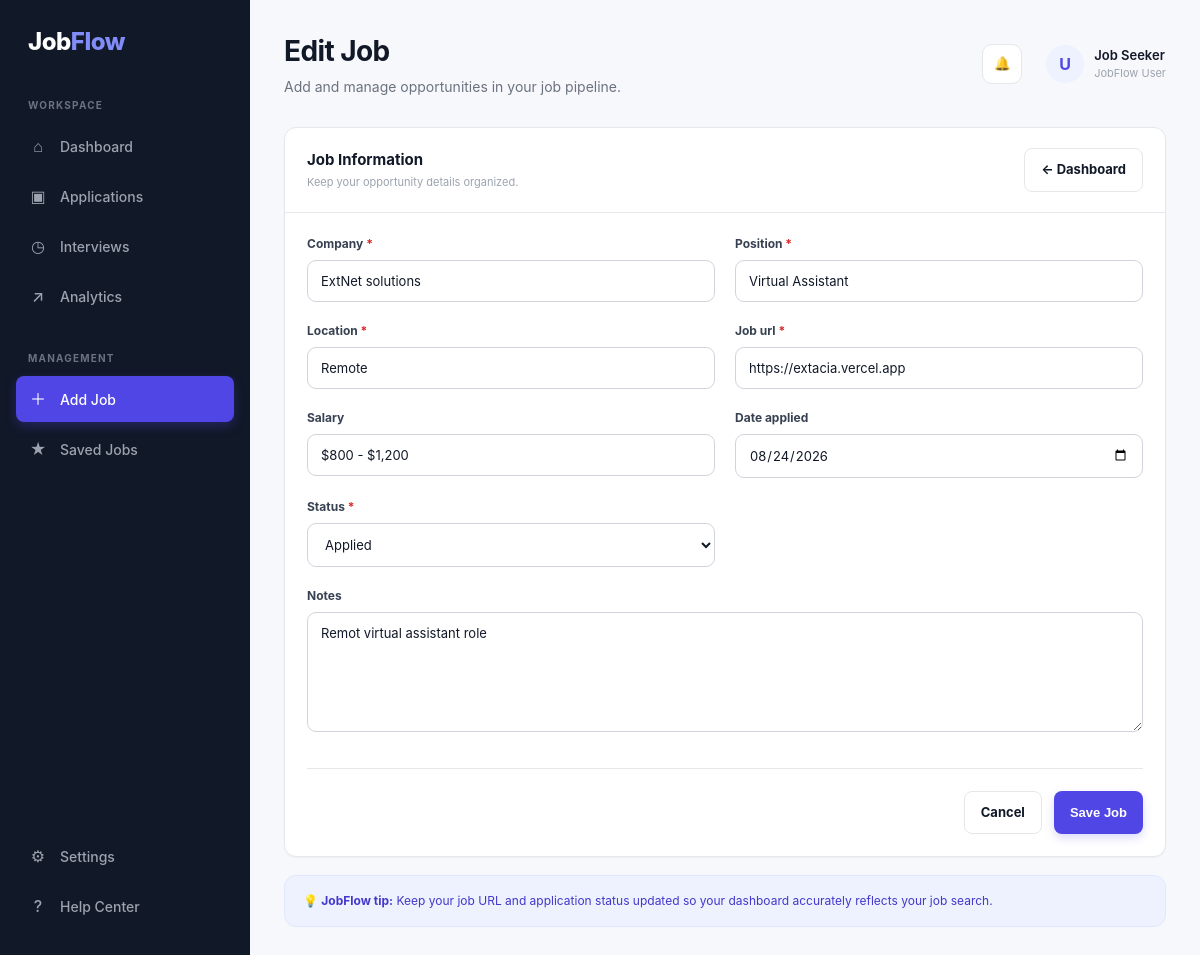
The page /jobs/2/edit/ on the database its author committed.
### jobs/models.py (models this page shows, shortened)
class Job(models.Model):
    STATUS_CHOICES = [
        ('saved', 'Saved'),
        ('applied', 'Applied'),
        ('screening', 'Screening'),
        ('interview', 'Interview'),
        ('offer', 'Offer'),
        ('rejected', 'Rejected'),
    ]
    company = models.CharField(max_length=200)
    position = models.CharField(max_length=200)
    location = models.CharField(max_length=200)
    job_url = models.URLField()
    salary = models.CharField(max_length=100, blank=True)
    date_applied = models.DateField(null=True, blank=True)
    status = models.CharField(
        max_length=20,
        choices=STATUS_CHOICES,
        default='saved'
    )
    notes = models.TextField(blank=True)
    created_at = models.DateTimeField(auto_now_add=True)

### jobs/views.py (the view)
def edit_job(request, job_id):
    job = get_object_or_404(Job, id=job_id)
    if request.method == 'POST':
        form = JobForm(request.POST, instance=job)
        if form.is_valid():
            form.save()
            return redirect('job_detail', job_id=job.id)
    else:
        form = JobForm(instance=job)
    return render(request, 'jobs/job_form.html', {
        'form': form,
        'page_title': 'Edit Job',
    })

### jobs/forms.py
class JobForm(forms.ModelForm):
    class Meta:
        model = Job
        fields = [
            'company',
            'position',
            'location',
            'job_url',
            'salary',
            'date_applied',
            'status',
            'notes',
        ]
        widgets = {
            'company': forms.TextInput(attrs={
                'placeholder': 'e.g. Microsoft'
            }),
            'position': forms.TextInput(attrs={
                'placeholder': 'e.g. Virtual Assistant'
            }),
            'location': forms.TextInput(attrs={
                'placeholder': 'e.g. Remote'
            }),
            'job_url': forms.URLInput(attrs={
                'placeholder': 'https://example.com/job'
            }),
            'salary': forms.TextInput(attrs={
                'placeholder': 'e.g. $800 - $1,200'
            }),
            'date_applied': forms.DateInput(
                attrs={'type': 'date'}
            ),
            'notes': forms.Textarea(attrs={
                'placeholder': 'Add notes about this job...',
                'rows': 4
            }),
        }

### jobs/templates/jobs/job_form.html (shortened to what this page needs)
{% load static %}
<!DOCTYPE html>
<html lang="en">
<head>
    <link
        rel="stylesheet"
        href="{% static 'css/jobflow.css' %}"
    >
</head>
<body>
<div class="jobflow-layout">
    <aside class="jobflow-sidebar">
        <div class="jobflow-logo">
            Job<span>Flow</span>
        </div>
        <div class="sidebar-section">
            <div class="sidebar-title">
                Workspace
            </div>
            <a
                href="{% url 'dashboard' %}"
                class="sidebar-link"
            >
                <span class="sidebar-icon">⌂</span>
                <span>Dashboard</span>
            </a>
            <a href="#" class="sidebar-link">
                <span class="sidebar-icon">▣</span>
                <span>Applications</span>
            </a>
            <a href="#" class="sidebar-link">
                <span class="sidebar-icon">◷</span>
                <span>Interviews</span>
            </a>
            <a href="#" class="sidebar-link">
                <span class="sidebar-icon">↗</span>
                <span>Analytics</span>
            </a>
        </div>
        <div class="sidebar-section">
            <div class="sidebar-title">
                Management
            </div>
            <a
                href="{% url 'add_job' %}"
                class="sidebar-link active"
            >
                <span class="sidebar-icon">＋</span>
                <span>Add Job</span>
            </a>
            <a href="#" class="sidebar-link">
                <span class="sidebar-icon">★</span>
                <span>Saved Jobs</span>
            </a>
        </div>
        <div class="sidebar-bottom">
            <a href="#" class="sidebar-link">
                <span class="sidebar-icon">⚙</span>
                <span>Settings</span>
            </a>
            <a href="#" class="sidebar-link">
                <span class="sidebar-icon">?</span>
                <span>Help Center</span>
            </a>
        </div>
    </aside>
    <main class="jobflow-main">
        <div class="jobflow-topbar">
            <div class="page-title">
                <h1>
                    {{ page_title }}
                </h1>
                <p>
                    Add and manage opportunities in your job pipeline.
                </p>
            </div>
            <div class="topbar-actions">
                <button class="icon-button">
                    🔔
                </button>
                <div class="profile">
                    <div class="profile-avatar">
                        U
                    </div>
                    <div>
                        <div class="profile-name">
                            Job Seeker
                        </div>
                        <div class="profile-role">
                            JobFlow User
                        </div>
                    </div>
                </div>
            </div>
        </div>
        <div
            style="
            max-width: 900px;
            margin: 0 auto;
            "
        >
            <div class="panel">
                <div class="panel-header">
                    <div>
                        <div class="panel-title">
                            Job Information
                        </div>
                        <div class="panel-subtitle">
                            Keep your opportunity details organized.
                        </div>
                    </div>
                    <a
                        href="{% url 'dashboard' %}"
                        class="btn btn-secondary"
                    >
                        ← Dashboard
                    </a>
                </div>
                <div class="panel-body">
                    <form method="POST">
                        <div
                            style="
                            display:grid;
                            grid-template-columns:1fr 1fr;
                            gap:20px;
                            "
                        >
                            {% for field in form %}
                            <div
                                style="
                                {% if field.name == 'notes' %}
                                grid-column:1 / -1;
                                {% endif %}
                                "
                            >
                                <label
                                    for="{{ field.id_for_label }}"
                                    style="
                                    display:block;
                                    font-size:12px;
                                    font-weight:700;
                                    margin-bottom:7px;
                                    color:#374151;
                                    "
                                >
                                    {{ field.label }}
                                    {% if field.field.required %}
                                        <span style="color:#dc2626;">
                                            *
                                        </span>
                                    {% endif %}
                                </label>
                                {{ field }}
                            </div>
                            {% endfor %}
                        </div>
                        <div
                            style="
                            display:flex;
                            justify-content:flex-end;
                            gap:12px;
                            margin-top:30px;
                            padding-top:22px;
                            border-top:1px solid #e5e7eb;
                            "
                        >
                            <a
                                href="{% url 'dashboard' %}"
                                class="btn btn-secondary"
                            >
                                Cancel
                            </a>
                            <button
                                type="submit"
                                class="btn btn-primary"
                            >
                                Save Job
                            </button>
                        </div>
                    </form>
                </div>
            </div>
            <div
                style="
                margin-top:18px;
                padding:16px 18px;
                background:#eef2ff;
                border:1px solid #e0e7ff;
                border-radius:12px;
                color:#4338ca;
                font-size:12px;
                "
            >
                💡 <strong>JobFlow tip:</strong>
                Keep your job URL and application status updated so
                your dashboard accurately reflects your job search.
            </div>
        </div>
    </main>
</div>
</body>
</html>

### static/css/jobflow.css (style rules this page uses)
:root { --primary: #4f46e5; --primary-dark: #3730a3; --primary-light: #eef2ff; --navy: #111827; --navy-light: #1f2937; --background: #f7f8fc; --surface: #ffffff; --text-primary: #111827; --text-secondary: #6b7280; --text-muted: #9ca3af; --border: #e5e7eb; --success: #16a34a; --success-light: #dcfce7; --warning: #d97706; --warning-light: #fef3c7; --danger: #dc2626; --danger-light: #fee2e2; --info: #2563eb; --info-light: #dbeafe; --shadow-sm: 0 1px 2px rgba(0, 0, 0, 0.04); --shadow: 0 4px 15px rgba(0, 0, 0, 0.05); --shadow-lg: 0 10px 30px rgba(0, 0, 0, 0.08); --radius-sm: 8px; --radius: 12px; --radius-lg: 16px; }
* { margin: 0; padding: 0; box-sizing: border-box; }
html { scroll-behavior: smooth; }
body { font-family: Inter, -apple-system, BlinkMacSystemFont, "Segoe UI", sans-serif; background: var(--background); color: var(--text-primary); line-height: 1.5; }
.jobflow-layout { display: flex; min-height: 100vh; }
.jobflow-sidebar { width: 250px; min-height: 100vh; background: var(--navy); color: white; display: flex; flex-direction: column; position: fixed; left: 0; top: 0; bottom: 0; padding: 24px 16px; z-index: 100; }
.jobflow-logo { padding: 0 12px; margin-bottom: 38px; font-size: 24px; font-weight: 800; letter-spacing: -0.5px; }
.jobflow-logo span { color: #818cf8; }
.sidebar-section { margin-bottom: 28px; }
.sidebar-title { color: #6b7280; font-size: 10px; font-weight: 700; text-transform: uppercase; letter-spacing: 1.2px; padding: 0 12px; margin-bottom: 10px; }
.sidebar-link { display: flex; align-items: center; gap: 12px; padding: 11px 12px; margin-bottom: 4px; border-radius: var(--radius-sm); color: #9ca3af; text-decoration: none; font-size: 14px; font-weight: 500; transition: background 0.2s ease, color 0.2s ease, transform 0.2s ease; }
.sidebar-link.active { background: var(--primary); color: white; box-shadow: 0 4px 12px rgba(79, 70, 229, 0.3); }
.sidebar-icon { width: 20px; text-align: center; font-size: 16px; }
.sidebar-bottom { margin-top: auto; }
.jobflow-main { margin-left: 250px; width: calc(100% - 250px); padding: 30px 34px; }
.jobflow-topbar { display: flex; justify-content: space-between; align-items: center; margin-bottom: 30px; }
.page-title h1 { font-size: 28px; font-weight: 750; letter-spacing: -0.6px; }
.page-title p { color: var(--text-secondary); font-size: 14px; margin-top: 4px; }
.topbar-actions { display: flex; align-items: center; gap: 14px; }
.icon-button { width: 40px; height: 40px; border: 1px solid var(--border); background: white; border-radius: 10px; display: flex; align-items: center; justify-content: center; cursor: pointer; color: var(--text-secondary); transition: 0.2s ease; }
.profile { display: flex; align-items: center; gap: 10px; padding-left: 10px; }
.profile-avatar { width: 38px; height: 38px; border-radius: 50%; background: var(--primary-light); color: var(--primary); display: flex; align-items: center; justify-content: center; font-weight: 700; }
.profile-name { font-size: 13px; font-weight: 600; }
.profile-role { color: var(--text-muted); font-size: 11px; }
.btn { display: inline-flex; align-items: center; justify-content: center; gap: 8px; border: none; border-radius: var(--radius-sm); padding: 11px 16px; font-size: 13px; font-weight: 650; text-decoration: none; cursor: pointer; transition: 0.2s ease; }
.btn-primary { background: var(--primary); color: white; box-shadow: 0 4px 10px rgba(79, 70, 229, 0.2); }
.btn-secondary { background: white; color: var(--text-primary); border: 1px solid var(--border); }
.panel { background: var(--surface); border: 1px solid var(--border); border-radius: var(--radius); box-shadow: var(--shadow-sm); overflow: hidden; }
.panel-header { padding: 20px 22px; display: flex; align-items: center; justify-content: space-between; border-bottom: 1px solid var(--border); }
.panel-title { font-size: 15px; font-weight: 700; }
.panel-subtitle { color: var(--text-muted); font-size: 11px; margin-top: 3px; }
.panel-body { padding: 22px; }
input, select, textarea { width: 100%; padding: 12px 13px; background: #ffffff; border: 1px solid #d1d5db; border-radius: 9px; color: #111827; font-family: inherit; font-size: 13px; transition: border-color 0.2s ease, box-shadow 0.2s ease; }
input::placeholder, textarea::placeholder { color: #9ca3af; }
textarea { min-height: 120px; resize: vertical; }

### rows shown on the page
Job: form "ExtNet solutions" "Virtual Assistant" "Remote" "https://extacia.vercel.app" "$800 - $1,200" "08/24/2026" "Applied" "Remot virtual assistant role"

### other values the page prints
{{ page_title }} "Edit Job"
{{ field.label }} "Company" "Position" "Location" "Job url" "Salary" "Date applied" "Status" "Notes"
